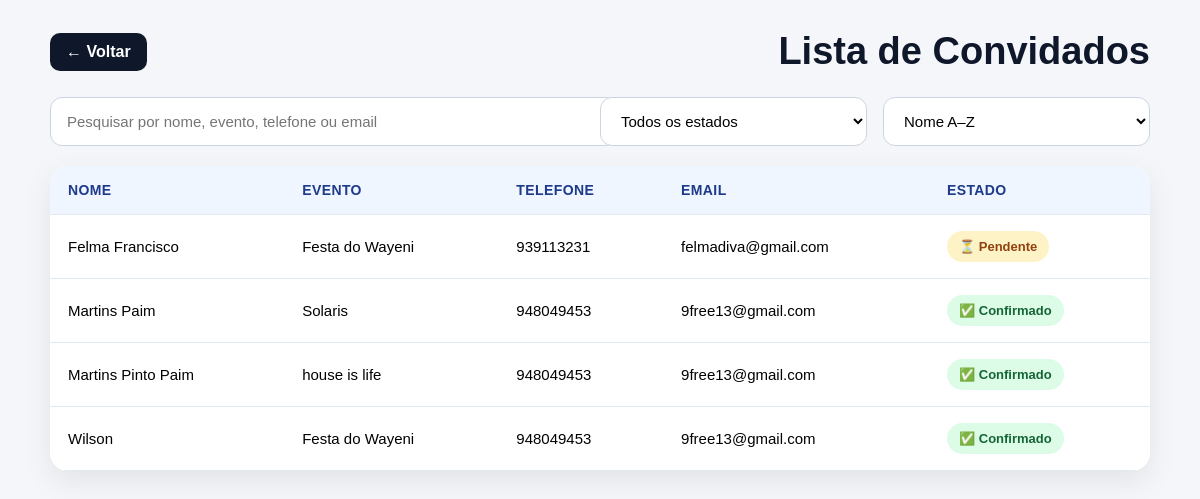
Before: /guests/ (signed in) with the older database file.
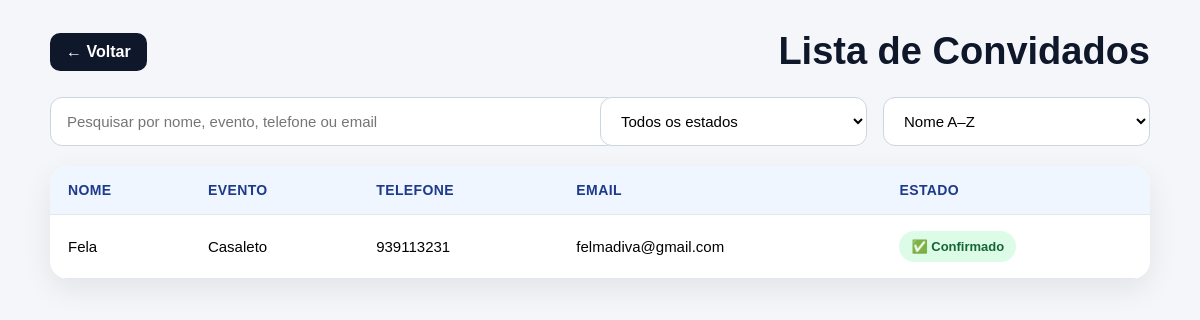
After: the same page with the newer database file.
### guests/models.py (models this page shows, shortened)
class Guest(models.Model):
    STATUS_CHOICES = [
        ('pendente', 'Pendente'),
        ('confirmado', 'Confirmado'),
        ('recusado', 'Recusado'),
    ]
    event = models.ForeignKey('events.Event', on_delete=models.CASCADE)
    full_name = models.CharField(max_length=255)
    phone = models.CharField(max_length=50, blank=True, null=True)
    email = models.EmailField(blank=True, null=True)
    token = models.UUIDField(default=uuid.uuid4, unique=True, editable=False)
    slug = models.SlugField(max_length=255, unique=True, blank=True, null=True)
    status = models.CharField(max_length=20, choices=STATUS_CHOICES, default='pendente')
    qr_code = models.ImageField(upload_to='qr_codes/', blank=True, null=True)
    companion_name = models.CharField(max_length=255, blank=True, null=True)

### events/models.py (models this page shows, shortened)
class Event(models.Model):
    EVENT_TYPE_CHOICES = [
        ('aniversario', 'Aniversário'),
        ('casamento', 'Casamento'),
        ('noivado', 'Noivado'),
        ('baptizado', 'Baptizado'),
        ('cha_de_bebe', 'Chá de bebé'),
        ('formatura', 'Formatura'),
        ('conferencia', 'Conferência'),
        ('reuniao', 'Reunião'),
        ('evento_corporativo', 'Evento corporativo'),
        ('outro', 'Outro'),
    ]
    owner = models.ForeignKey(User, on_delete=models.CASCADE, null=True, blank=True)
    name = models.CharField(max_length=255)
    event_type = models.CharField(max_length=50, choices=EVENT_TYPE_CHOICES, default='outro')
    date = models.DateField()
    location = models.CharField(max_length=255, blank=True, null=True)
    description = models.TextField(blank=True, null=True)
    allowed_companions = models.PositiveIntegerField(default=0)

### guests/views.py (the view)
# urls.py: path('guests/', views.guest_list, name='guest_list'),
@login_required
def guest_list(request):
    guests = Guest.objects.filter(event__owner=request.user).order_by('-id')
    return render(request, 'guests/guest_list.html', {'guests': guests})

### notifications/context_processors.py (called while the page is built)
def notification_count(request):
    if request.user.is_authenticated:
        notifications = Notification.objects.filter(
            user=request.user
        ).order_by('-created_at')
        unread_count = notifications.filter(is_read=False).count()
    else:
        notifications = Notification.objects.none()
        unread_count = 0
    return {
        'unread_notifications_count': unread_count,
        'notifications': notifications,
    }

### guests/templates/guests/guest_list.html (shortened to what this page needs)
<!DOCTYPE html>
<html lang="pt">
<head>
</head>
<body>
    <div class="page-wrapper">
        <div class="topbar">
            <a href="/" class="back-btn">← Voltar</a>
            <h1>Lista de Convidados</h1>
        </div>
        {% if guests %}
            <div class="controls">
    <input type="text" id="searchInput" placeholder="Pesquisar por nome, evento, telefone ou email">
    <select id="statusFilter">
        <option value="todos">Todos os estados</option>
    </select>
    <select id="sortFilter">
        <option value="nome_asc">Nome A–Z</option>
    </select>
</div>
            <div class="table-box">
                <table>
                    <thead>
                        <tr>
                            <th>Nome</th>
                            <th>Evento</th>
                            <th>Telefone</th>
                            <th>Email</th>
                            <th>Estado</th>
                        </tr>
                    </thead>
                    <tbody id="guestTableBody">
                        {% for guest in guests %}
                            <tr data-status="{{ guest.status|lower }}">
                                <td class="searchable">{{ guest.full_name }}</td>
                                <td class="searchable">{{ guest.event.name }}</td>
                                <td class="searchable">{{ guest.phone }}</td>
                                <td class="searchable">{{ guest.email|default:"" }}</td>
                                <td>
                                    {% if guest.status == 'confirmado' %}
                                        <span class="status status-confirmado">✅ Confirmado</span>
                                    {% elif guest.status == 'recusado' %}
                                        <span class="status status-recusado">❌ Não confirmado</span>
                                    {% else %}
                                        <span class="status status-pendente">⏳ Pendente</span>
                                    {% endif %}
                                </td>
                            </tr>
                        {% endfor %}
                    </tbody>
                </table>
            </div>
        {% else %}
            <div class="empty">
                Nenhum convidado encontrado.
            </div>
        {% endif %}
    </div>
</body>
</html>

Changed rows visible on the page:
removed Guest: full_name "Wilson", event.name "Festa do Wayeni", phone "948049453", email "9free13@gmail.com", status "✅ Confirmado"
removed Guest: full_name "Felma Francisco", event.name "Festa do Wayeni", phone "939113231", email "felmadiva@gmail.com", status "⏳ Pendente"
removed Guest: full_name "Martins Paim", event.name "Solaris", phone "948049453", email "9free13@gmail.com", status "✅ Confirmado"
removed Guest: full_name "Martins Pinto Paim", event.name "house is life", phone "948049453", email "9free13@gmail.com", status "✅ Confirmado"
added Guest: full_name "Fela", event.name "Casaleto", phone "939113231", email "felmadiva@gmail.com", status "✅ Confirmado"
